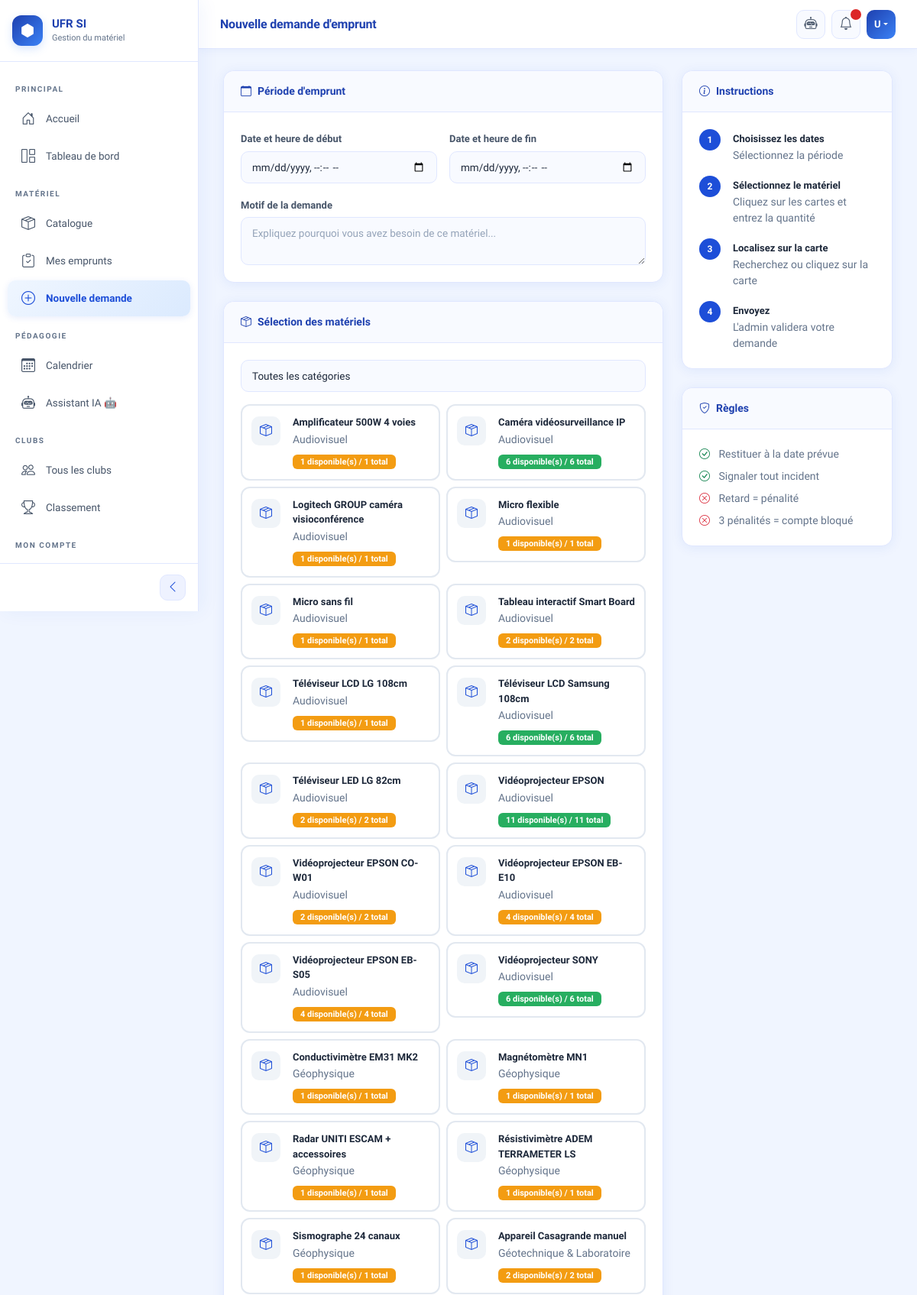
/emprunts/nouvelle/ (signed in, upper part), run on the app's committed database.
### comptes/models.py (models this page shows, shortened)
class Utilisateur(AbstractUser):
    ROLES = [
        ('etudiant', 'Étudiant'),
        ('enseignant', 'Enseignant'),
        ('technicien', 'Technicien'),
        ('admin', 'Administrateur'),
    ]
    NIVEAUX = [
        ('L1', 'Licence 1'),
        ('L2', 'Licence 2'),
        ('L3', 'Licence 3'),
        ('M1', 'Master 1'),
        ('M2', 'Master 2'),
        ('D', 'Doctorat'),
    ]
    FONCTIONS = [
        ('professeur', 'Professeur'),
        ('maitre_assistant', 'Maître Assistant'),
        ('maitre_conference', 'Maître de Conférences'),
        ('vacataire', 'Vacataire'),
        ('chef_departement', 'Chef de Département'),
    ]
    role = models.CharField(max_length=20, choices=ROLES, default='etudiant')
    telephone = models.CharField(max_length=20, blank=True)
    photo_profil = models.ImageField(
        upload_to='profils/', blank=True, null=True
    )
    filiere = models.CharField(max_length=100, blank=True)
    niveau = models.CharField(max_length=10, choices=NIVEAUX, blank=True)
    carte_etudiant = models.ImageField(
        upload_to='cartes_etudiants/', blank=True, null=True
    )
    departement = models.CharField(max_length=100, blank=True)
    fonction = models.CharField(max_length=30, choices=FONCTIONS, blank=True)
    penalite = models.IntegerField(default=0)
    bloque = models.BooleanField(default=False)

### materiel/models.py (models this page shows, shortened)
class Materiel(models.Model):
    ETATS = [
        ('disponible', 'Disponible'),
        ('emprunte', 'Emprunté'),
        ('maintenance', 'En maintenance'),
        ('hors_service', 'Hors service'),
    ]
    DOMAINES = [
    ('terrain', 'Terrain'),
    ('bureau', 'Bureau'),
    ]
    nom = models.CharField(max_length=200)
    domaine = models.CharField(max_length=20, choices=DOMAINES, default='bureau')
    categorie = models.ForeignKey(
        Categorie,
        on_delete=models.SET_NULL,
        null=True,
        related_name='materiels'
    )
    numero_serie = models.CharField(max_length=100, unique=True)
    etat = models.CharField(max_length=20, choices=ETATS, default='disponible')
    photo = models.ImageField(upload_to='materiels/photos/', blank=True)
    description = models.TextField(blank=True)
    date_acquisition = models.DateField(null=True, blank=True)
    code_qr = models.ImageField(upload_to='materiels/qrcodes/', blank=True)
    quantite_stock = models.IntegerField(default=1, verbose_name='Quantité en stock')
    quantite_disponible = models.IntegerField(default=1, verbose_name='Quantité disponible')

class Categorie(models.Model):
    libelle = models.CharField(max_length=100)
    description = models.TextField(blank=True)
    def __str__(self):
        return self.libelle

### emprunts/views.py (the view, shortened to what this page needs)
# urls.py: path('nouvelle/', views.nouvelle_demande, name='nouvelle_demande'),
@login_required
def nouvelle_demande(request):
    from clubs.models import MembreClub, Club
    aujourd_hui = timezone.now().date()
    emprunt_en_retard = Demande.objects.filter(
        utilisateur=request.user,
        statut__in=['approuvee', 'en_cours'],
        date_fin__date__lt=aujourd_hui
    ).first()
    if request.user.penalite == 1:
        messages.warning(
            request,
            '⚠️ Attention : vous avez 1 pénalité sur 3. '
            'Encore 2 pénalités et votre compte sera bloqué.'
        )
    elif request.user.penalite == 2:
        messages.warning(
            request,
            '⚠️ Dernier avertissement : vous avez 2 pénalités sur 3. '
            'Une nouvelle pénalité bloquera votre compte définitivement.'
        )
    club_id = request.GET.get('club') or request.POST.get('club_id')
    club = None
    est_president = False
    materiels = Materiel.objects.filter(quantite_disponible__gt=0).select_related('categorie').order_by('categorie__libelle', 'nom')
    if request.user.role == 'admin_terrain':
        materiels = materiels.filter(domaine='terrain')
    elif request.user.role == 'admin_bureau':
        materiels = materiels.filter(domaine='bureau')
    categories = Categorie.objects.all().order_by('libelle')
    return render(request, 'emprunts/nouvelle_demande.html', {
        'materiels': materiels,
        'categories': categories,
        'club': club,
        'est_president': est_president,
    })

### templates/emprunts/nouvelle_demande.html (shortened to what this page needs)
{% extends 'base.html' %}
{% block page_titre %}Nouvelle demande d'emprunt{% endblock %}
{% block extra_css %}
<link rel="stylesheet" href="https://unpkg.com/leaflet@1.9.4/dist/leaflet.css"/>
{% endblock %}
{% block contenu %}
<div class="row g-4">
  <div class="col-md-8">
    <form method="post" id="form-demande">
      <div class="card mb-4">
        <div class="card-header">
          <i class="bi bi-calendar me-2"></i>Période d'emprunt
        </div>
        <div class="card-body">
          <div class="row g-3">
            <div class="col-md-6">
              <label class="form-label">Date et heure de début</label>
              <input type="datetime-local" name="date_debut"
                     class="form-control" required>
            </div>
            <div class="col-md-6">
              <label class="form-label">Date et heure de fin</label>
              <input type="datetime-local" name="date_fin"
                     class="form-control" required>
            </div>
          </div>
          <div class="mt-3">
            <label class="form-label">Motif de la demande</label>
            <textarea name="motif" class="form-control" rows="2"
              placeholder="Expliquez pourquoi vous avez besoin de ce matériel..."></textarea>
          </div>
        </div>
      </div>
      <div class="card mb-4">
        <div class="card-header">
          <i class="bi bi-box-seam me-2"></i>Sélection des matériels
        </div>
        <div class="card-body">
          <div class="mb-3">
            <select class="form-select" id="filtre-categorie"
                    onchange="filtrerCategorie(this.value)">
              <option value="">Toutes les catégories</option>
            </select>
          </div>
          <div class="row g-2" id="liste-materiels">
            {% for materiel in materiels %}
            <div class="col-md-6 materiel-item"
                 data-categorie="{{ materiel.categorie.id }}">
              <div class="materiel-card" id="card-{{ materiel.id }}"
                   onclick="toggleMateriel('{{ materiel.id }}')">
                <div class="d-flex align-items-start gap-3">
                  <div style="width:38px; height:38px; border-radius:10px;
                       background:#f0f4f8; display:flex; align-items:center;
                       justify-content:center; flex-shrink:0; margin-top:2px;">
                    <i class="bi bi-box-seam"
                       style="color:var(--primary); font-size:16px;"></i>
                  </div>
                  <div class="flex-grow-1">
                    <strong style="font-size:13px; display:block;">
                      {{ materiel.nom }}
                    </strong>
                    <small class="text-muted">{{ materiel.categorie }}</small>
                    <div class="mt-1">
                      <span class="badge
                        {% if materiel.quantite_disponible > 5 %}stock-badge-ok
                        {% elif materiel.quantite_disponible > 0 %}stock-badge-low
                        {% else %}stock-badge-empty{% endif %}"
                        style="font-size:11px;">
                        {{ materiel.quantite_disponible }} disponible(s)
                        / {{ materiel.quantite_stock }} total
                      </span>
                    </div>
                  </div>
                </div>
              </div>
            </div>
            {% empty %}
            <div class="col-12 text-center text-muted py-4">
              <i class="bi bi-inbox display-4 d-block mb-2"></i>
              Aucun matériel disponible
            </div>
            {% endfor %}
          </div>
        </div>
      </div>
    </form>
  </div>
  <div class="col-md-4">
    <div class="card mb-4">
      <div class="card-header">
        <i class="bi bi-info-circle me-2"></i>Instructions
      </div>
      <div class="card-body">
        {% for num, titre, desc in steps %}
        {% empty %}
        <div class="d-flex gap-3 mb-3">
          <div style="width:28px; height:28px; border-radius:50%;
               background:var(--primary); color:white; display:flex;
               align-items:center; justify-content:center;
               font-weight:700; font-size:12px; flex-shrink:0;">1</div>
          <div>
            <strong style="font-size:13px;">Choisissez les dates</strong>
            <p class="text-muted small mb-0">Sélectionnez la période</p>
          </div>
        </div>
        <div class="d-flex gap-3 mb-3">
          <div style="width:28px; height:28px; border-radius:50%;
               background:var(--primary); color:white; display:flex;
               align-items:center; justify-content:center;
               font-weight:700; font-size:12px; flex-shrink:0;">2</div>
          <div>
            <strong style="font-size:13px;">Sélectionnez le matériel</strong>
            <p class="text-muted small mb-0">Cliquez sur les cartes et entrez la quantité</p>
          </div>
        </div>
        <div class="d-flex gap-3 mb-3">
          <div style="width:28px; height:28px; border-radius:50%;
               background:var(--primary); color:white; display:flex;
               align-items:center; justify-content:center;
               font-weight:700; font-size:12px; flex-shrink:0;">3</div>
          <div>
            <strong style="font-size:13px;">Localisez sur la carte</strong>
            <p class="text-muted small mb-0">Recherchez ou cliquez sur la carte</p>
          </div>
        </div>
        <div class="d-flex gap-3">
          <div style="width:28px; height:28px; border-radius:50%;
               background:var(--primary); color:white; display:flex;
               align-items:center; justify-content:center;
               font-weight:700; font-size:12px; flex-shrink:0;">4</div>
          <div>
            <strong style="font-size:13px;">Envoyez</strong>
            <p class="text-muted small mb-0">L'admin validera votre demande</p>
          </div>
        </div>
        {% endfor %}
      </div>
    </div>
    <div class="card">
      <div class="card-header">
        <i class="bi bi-shield-check me-2"></i>Règles
      </div>
      <div class="card-body">
        <ul class="list-unstyled small text-muted mb-0">
          <li class="mb-2">
            <i class="bi bi-check-circle text-success me-2"></i>
            Restituer à la date prévue
          </li>
          <li class="mb-2">
            <i class="bi bi-check-circle text-success me-2"></i>
            Signaler tout incident
          </li>
          <li class="mb-2">
            <i class="bi bi-x-circle text-danger me-2"></i>
            Retard = pénalité
          </li>
          <li>
            <i class="bi bi-x-circle text-danger me-2"></i>
            3 pénalités = compte bloqué
          </li>
        </ul>
      </div>
    </div>
  </div>
</div>
{% endblock %}

### templates/base.html (shortened to what this page needs)
<!DOCTYPE html>
<html lang="fr">
<head>
  {% load static %}
  <link href="https://cdn.jsdelivr.net/npm/bootstrap@5.3.0/dist/css/bootstrap.min.css" rel="stylesheet">
  <link href="https://cdn.jsdelivr.net/npm/bootstrap-icons@1.10.0/font/bootstrap-icons.css" rel="stylesheet">
  <link rel="stylesheet" href="{% static 'css/style.css' %}">
  {% block extra_css %}{% endblock %}
</head>
<body>
<div class="sidebar" id="sidebar">
  <div class="sidebar-brand">
    <div class="sidebar-brand-icon">
      <i class="bi bi-hexagon-fill"></i>
    </div>
    <div class="sidebar-brand-text">
      <h4>UFR SI</h4>
      <p>Gestion du matériel</p>
    </div>
  </div>
  <nav class="sidebar-nav">
    <div class="nav-section">Principal</div>
    <a href="{% url 'accueil' %}" class="sidebar-link" data-label="Accueil">
      <i class="bi bi-house-door"></i>
      <span class="nav-label">Accueil</span>
    </a>
    {% if user.is_authenticated %}
    <a href="{% url 'tableau_de_bord' %}" class="sidebar-link" data-label="Tableau de bord">
      <i class="bi bi-grid-1x2"></i>
      <span class="nav-label">Tableau de bord</span>
    </a>
    {% endif %}
    <div class="nav-section">Matériel</div>
    <a href="{% url 'liste_materiels' %}" class="sidebar-link" data-label="Catalogue">
      <i class="bi bi-box-seam"></i>
      <span class="nav-label">Catalogue</span>
    </a>
    {% if user.is_authenticated %}
    <a href="{% url 'liste_demandes' %}" class="sidebar-link" data-label="Mes emprunts">
      <i class="bi bi-clipboard-check"></i>
      <span class="nav-label">Mes emprunts</span>
    </a>
    <a href="{% url 'nouvelle_demande' %}" class="sidebar-link" data-label="Nouvelle demande">
      <i class="bi bi-plus-circle"></i>
      <span class="nav-label">Nouvelle demande</span>
    </a>
    {% endif %}
    <div class="nav-section">Pédagogie</div>
    <a href="{% url 'calendrier' %}" class="sidebar-link" data-label="Calendrier">
      <i class="bi bi-calendar3"></i>
      <span class="nav-label">Calendrier</span>
    </a>
    {% if user.is_authenticated %}
    <a href="{% url 'chatbot_page' %}" class="sidebar-link" data-label="Assistant IA">
      <i class="bi bi-robot"></i>
      <span class="nav-label">Assistant IA 🤖</span>
    </a>
    {% endif %}
    <div class="nav-section">Clubs</div>
    <a href="{% url 'liste_clubs' %}" class="sidebar-link" data-label="Clubs">
      <i class="bi bi-people"></i>
      <span class="nav-label">Tous les clubs</span>
    </a>
    <a href="{% url 'classement_clubs' %}" class="sidebar-link" data-label="Classement">
      <i class="bi bi-trophy"></i>
      <span class="nav-label">Classement</span>
    </a>
    {% if user.is_authenticated %}
    <div class="nav-section">Mon compte</div>
    <a href="{% url 'mes_notifications' %}" class="sidebar-link" data-label="Notifications">
    </a>
    {% endif %}
  </nav>
  <div class="sidebar-toggle-btn">
    <button class="toggle-btn" id="toggleSidebarBtn" title="Réduire le menu">
      <i class="bi bi-chevron-left" id="toggleIcon"></i>
    </button>
  </div>
</div>
<div class="topbar" id="topbar">
  <div class="d-flex align-items-center gap-3">
    <span class="topbar-title">{% block page_titre %}UFR SI{% endblock %}</span>
  </div>
  <div class="topbar-right">
    {% if user.is_authenticated %}
    <a href="{% url 'chatbot_page' %}" class="topbar-btn" title="Assistant IA">
      <i class="bi bi-robot"></i>
    </a>
    <a href="{% url 'mes_notifications' %}" class="topbar-btn position-relative" title="Notifications">
      <i class="bi bi-bell"></i>
      <span class="notif-badge" id="notif-badge" style="display:none;"></span>
    </a>
    <div class="dropdown">
      <button class="user-avatar dropdown-toggle" data-bs-toggle="dropdown" style="border:none;">
        {{ user.first_name|first|upper|default:"U" }}{{ user.last_name|first|upper|default:"" }}
      </button>
    </div>
    {% else %}
    <a href="{% url 'connexion' %}" class="btn btn-primary btn-sm">
      <i class="bi bi-box-arrow-in-right me-1"></i>Se connecter
    </a>
    {% endif %}
  </div>
</div>
<div class="main-content" id="mainContent">
  {% block contenu %}{% endblock %}
</div>
{% load static %}
</body>
</html>

### templates/emprunts/nouvelle_demande.html (style rules this page uses)
.materiel-card { border: 2px solid #e2e8f0; border-radius: 12px; padding: 12px; cursor: pointer; transition: all 0.3s; }
.stock-badge-ok { background: #27ae60; color: white; }
.stock-badge-low { background: #f39c12; color: white; }

### data on the page
Utilisateur: first_name|first "U"
Materiel: nom "Amplificateur 500W 4 voies", categorie "Audiovisuel", quantite_disponible "1", quantite_stock "1"
Materiel: nom "Caméra vidéosurveillance IP", categorie "Audiovisuel", quantite_disponible "6", quantite_stock "6"
Materiel: nom "Logitech GROUP caméra visioconférence", categorie "Audiovisuel", quantite_disponible "1", quantite_stock "1"
Materiel: nom "Micro flexible", categorie "Audiovisuel", quantite_disponible "1", quantite_stock "1"
Materiel: nom "Micro sans fil", categorie "Audiovisuel", quantite_disponible "1", quantite_stock "1"
Materiel: nom "Tableau interactif Smart Board", categorie "Audiovisuel", quantite_disponible "2", quantite_stock "2"
Materiel: nom "Téléviseur LCD LG 108cm", categorie "Audiovisuel", quantite_disponible "1", quantite_stock "1"
Materiel: nom "Téléviseur LCD Samsung 108cm", categorie "Audiovisuel", quantite_disponible "6", quantite_stock "6"
Materiel: nom "Téléviseur LED LG 82cm", categorie "Audiovisuel", quantite_disponible "2", quantite_stock "2"
Materiel: nom "Vidéoprojecteur EPSON", categorie "Audiovisuel", quantite_disponible "11", quantite_stock "11"
Materiel: nom "Vidéoprojecteur EPSON CO-W01", categorie "Audiovisuel", quantite_disponible "2", quantite_stock "2"
Materiel: nom "Vidéoprojecteur EPSON EB-E10", categorie "Audiovisuel", quantite_disponible "4", quantite_stock "4"
Materiel: nom "Vidéoprojecteur EPSON EB-S05", categorie "Audiovisuel", quantite_disponible "4", quantite_stock "4"
Materiel: nom "Vidéoprojecteur SONY", categorie "Audiovisuel", quantite_disponible "6", quantite_stock "6"
Materiel: nom "Conductivimètre EM31 MK2", categorie "Géophysique", quantite_disponible "1", quantite_stock "1"
Materiel: nom "Magnétomètre MN1", categorie "Géophysique", quantite_disponible "1", quantite_stock "1"
Materiel: nom "Radar UNITI ESCAM + accessoires", categorie "Géophysique", quantite_disponible "1", quantite_stock "1"
Materiel: nom "Résistivimètre ADEM TERRAMETER LS", categorie "Géophysique", quantite_disponible "1", quantite_stock "1"
Materiel: nom "Sismographe 24 canaux", categorie "Géophysique", quantite_disponible "1", quantite_stock "1"
Materiel: nom "Appareil Casagrande manuel", categorie "Géotechnique & Laboratoire", quantite_disponible "2", quantite_stock "2"
